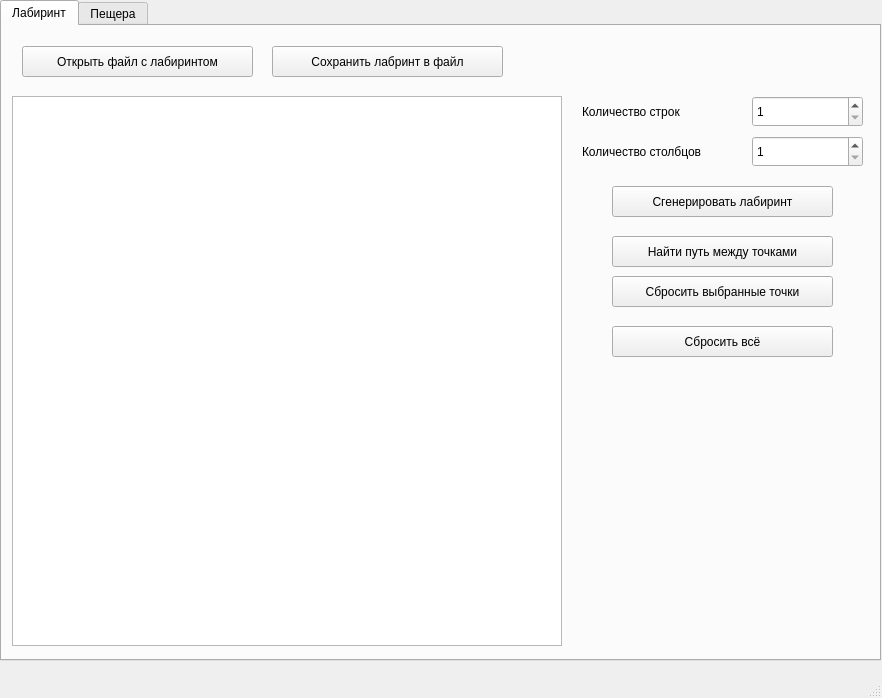
<?xml version="1.0" encoding="UTF-8"?>
<ui version="4.0">
 <class>MainWindow</class>
 <widget class="QMainWindow" name="MainWindow">
  <property name="geometry">
   <rect>
    <x>0</x>
    <y>0</y>
    <width>882</width>
    <height>698</height>
   </rect>
  </property>
  <property name="windowTitle">
   <string>MainWindow</string>
  </property>
  <property name="toolTip">
   <string/>
  </property>
  <widget class="QWidget" name="centralwidget">
   <widget class="QTabWidget" name="tabWidget">
    <property name="geometry">
     <rect>
      <x>0</x>
      <y>0</y>
      <width>881</width>
      <height>661</height>
     </rect>
    </property>
    <property name="currentIndex">
     <number>0</number>
    </property>
    <widget class="QWidget" name="tab1">
     <attribute name="title">
      <string>Лабиринт</string>
     </attribute>
     <widget class="QWidget" name="mazeWidget" native="true">
      <property name="geometry">
       <rect>
        <x>0</x>
        <y>20</y>
        <width>861</width>
        <height>601</height>
       </rect>
      </property>
      <widget class="QPushButton" name="openMazeButton">
       <property name="geometry">
        <rect>
         <x>20</x>
         <y>0</y>
         <width>231</width>
         <height>31</height>
        </rect>
       </property>
       <property name="text">
        <string>Открыть файл с лабиринтом</string>
       </property>
      </widget>
      <widget class="QPushButton" name="saveMazeButton">
       <property name="geometry">
        <rect>
         <x>270</x>
         <y>0</y>
         <width>231</width>
         <height>31</height>
        </rect>
       </property>
       <property name="text">
        <string>Сохранить лабринт в файл</string>
       </property>
      </widget>
      <widget class="QPushButton" name="generateMazeButton">
       <property name="geometry">
        <rect>
         <x>610</x>
         <y>140</y>
         <width>221</width>
         <height>31</height>
        </rect>
       </property>
       <property name="text">
        <string>Сгенерировать лабиринт</string>
       </property>
      </widget>
      <widget class="QLabel" name="rowsLabel">
       <property name="geometry">
        <rect>
         <x>580</x>
         <y>50</y>
         <width>161</width>
         <height>31</height>
        </rect>
       </property>
       <property name="text">
        <string>Количество строк</string>
       </property>
      </widget>
      <widget class="QSpinBox" name="rowsCount">
       <property name="geometry">
        <rect>
         <x>750</x>
         <y>50</y>
         <width>111</width>
         <height>31</height>
        </rect>
       </property>
       <property name="minimum">
        <number>1</number>
       </property>
       <property name="maximum">
        <number>50</number>
       </property>
      </widget>
      <widget class="QPushButton" name="findPathButton">
       <property name="geometry">
        <rect>
         <x>610</x>
         <y>190</y>
         <width>221</width>
         <height>31</height>
        </rect>
       </property>
       <property name="toolTip">
        <string/>
       </property>
       <property name="text">
        <string>Найти путь между точками</string>
       </property>
      </widget>
      <widget class="QSpinBox" name="colsCount">
       <property name="geometry">
        <rect>
         <x>750</x>
         <y>90</y>
         <width>111</width>
         <height>31</height>
        </rect>
       </property>
       <property name="minimum">
        <number>1</number>
       </property>
       <property name="maximum">
        <number>50</number>
       </property>
      </widget>
      <widget class="QLabel" name="colsLabel">
       <property name="geometry">
        <rect>
         <x>580</x>
         <y>90</y>
         <width>161</width>
         <height>31</height>
        </rect>
       </property>
       <property name="text">
        <string>Количество столбцов</string>
       </property>
      </widget>
      <widget class="QPushButton" name="clearPointsButton">
       <property name="geometry">
        <rect>
         <x>610</x>
         <y>230</y>
         <width>221</width>
         <height>31</height>
        </rect>
       </property>
       <property name="text">
        <string>Сбросить выбранные точки</string>
       </property>
      </widget>
      <widget class="QGraphicsView" name="mazeView">
       <property name="geometry">
        <rect>
         <x>10</x>
         <y>50</y>
         <width>550</width>
         <height>550</height>
        </rect>
       </property>
      </widget>
      <widget class="QPushButton" name="clearAllMazeSceneButton">
       <property name="geometry">
        <rect>
         <x>610</x>
         <y>280</y>
         <width>221</width>
         <height>31</height>
        </rect>
       </property>
       <property name="text">
        <string>Сбросить всё</string>
       </property>
      </widget>
     </widget>
    </widget>
    <widget class="QWidget" name="tab2">
     <attribute name="title">
      <string>Пещера</string>
     </attribute>
     <widget class="QWidget" name="caveWidget" native="true">
      <property name="geometry">
       <rect>
        <x>9</x>
        <y>9</y>
        <width>861</width>
        <height>601</height>
       </rect>
      </property>
      <widget class="QSpinBox" name="limitLifeCount">
       <property name="geometry">
        <rect>
         <x>720</x>
         <y>190</y>
         <width>111</width>
         <height>31</height>
        </rect>
       </property>
       <property name="maximum">
        <number>7</number>
       </property>
      </widget>
      <widget class="QPushButton" name="initCaveButton">
       <property name="geometry">
        <rect>
         <x>550</x>
         <y>150</y>
         <width>221</width>
         <height>31</height>
        </rect>
       </property>
       <property name="text">
        <string>Начальная инициализация</string>
       </property>
      </widget>
      <widget class="QSpinBox" name="limitDeathCount">
       <property name="geometry">
        <rect>
         <x>720</x>
         <y>230</y>
         <width>111</width>
         <height>31</height>
        </rect>
       </property>
       <property name="maximum">
        <number>7</number>
       </property>
      </widget>
      <widget class="QLabel" name="chanceLabel">
       <property name="geometry">
        <rect>
         <x>550</x>
         <y>100</y>
         <width>161</width>
         <height>31</height>
        </rect>
       </property>
       <property name="text">
        <string>Шанс на начальную инициализацию</string>
       </property>
       <property name="wordWrap">
        <bool>true</bool>
       </property>
      </widget>
      <widget class="QLabel" name="lifeLabel">
       <property name="geometry">
        <rect>
         <x>550</x>
         <y>190</y>
         <width>161</width>
         <height>31</height>
        </rect>
       </property>
       <property name="text">
        <string>Предел рождения</string>
       </property>
      </widget>
      <widget class="QLabel" name="deathLabel">
       <property name="geometry">
        <rect>
         <x>550</x>
         <y>230</y>
         <width>161</width>
         <height>31</height>
        </rect>
       </property>
       <property name="text">
        <string>Предел смерти</string>
       </property>
      </widget>
      <widget class="QPushButton" name="saveCaveButton">
       <property name="geometry">
        <rect>
         <x>270</x>
         <y>20</y>
         <width>231</width>
         <height>31</height>
        </rect>
       </property>
       <property name="text">
        <string>Сохранить пещеру в файл</string>
       </property>
      </widget>
      <widget class="QPushButton" name="openCaveButton">
       <property name="geometry">
        <rect>
         <x>20</x>
         <y>20</y>
         <width>231</width>
         <height>31</height>
        </rect>
       </property>
       <property name="text">
        <string>Открыть файл с пещерой</string>
       </property>
      </widget>
      <widget class="QGraphicsView" name="caveView">
       <property name="geometry">
        <rect>
         <x>10</x>
         <y>80</y>
         <width>511</width>
         <height>511</height>
        </rect>
       </property>
      </widget>
      <widget class="QPushButton" name="clearAllCaveSceneButton">
       <property name="geometry">
        <rect>
         <x>550</x>
         <y>470</y>
         <width>221</width>
         <height>31</height>
        </rect>
       </property>
       <property name="text">
        <string>Сбросить всё</string>
       </property>
      </widget>
      <widget class="QPushButton" name="startAutoGenerateCaveButton">
       <property name="geometry">
        <rect>
         <x>550</x>
         <y>370</y>
         <width>221</width>
         <height>31</height>
        </rect>
       </property>
       <property name="text">
        <string>Автоматическая генерация</string>
       </property>
      </widget>
      <widget class="QLabel" name="timeLabel">
       <property name="geometry">
        <rect>
         <x>550</x>
         <y>320</y>
         <width>161</width>
         <height>31</height>
        </rect>
       </property>
       <property name="text">
        <string>Тайминг автогенерации в мс</string>
       </property>
       <property name="wordWrap">
        <bool>true</bool>
       </property>
      </widget>
      <widget class="QSpinBox" name="timeCount">
       <property name="geometry">
        <rect>
         <x>720</x>
         <y>320</y>
         <width>111</width>
         <height>31</height>
        </rect>
       </property>
       <property name="maximum">
        <number>3000</number>
       </property>
      </widget>
      <widget class="QLabel" name="colsLabel_2">
       <property name="geometry">
        <rect>
         <x>550</x>
         <y>60</y>
         <width>161</width>
         <height>31</height>
        </rect>
       </property>
       <property name="text">
        <string>Количество столбцов</string>
       </property>
      </widget>
      <widget class="QSpinBox" name="colsCount_2">
       <property name="geometry">
        <rect>
         <x>720</x>
         <y>60</y>
         <width>111</width>
         <height>31</height>
        </rect>
       </property>
       <property name="minimum">
        <number>1</number>
       </property>
       <property name="maximum">
        <number>50</number>
       </property>
      </widget>
      <widget class="QLabel" name="rowsLabel_2">
       <property name="geometry">
        <rect>
         <x>550</x>
         <y>20</y>
         <width>161</width>
         <height>31</height>
        </rect>
       </property>
       <property name="text">
        <string>Количество строк</string>
       </property>
      </widget>
      <widget class="QSpinBox" name="rowsCount_2">
       <property name="geometry">
        <rect>
         <x>720</x>
         <y>20</y>
         <width>111</width>
         <height>31</height>
        </rect>
       </property>
       <property name="minimum">
        <number>1</number>
       </property>
       <property name="maximum">
        <number>50</number>
       </property>
      </widget>
      <widget class="QSpinBox" name="chanceInitCount">
       <property name="geometry">
        <rect>
         <x>720</x>
         <y>100</y>
         <width>111</width>
         <height>31</height>
        </rect>
       </property>
       <property name="maximum">
        <number>100</number>
       </property>
      </widget>
      <widget class="QPushButton" name="stopAutoGenerateCaveButton">
       <property name="geometry">
        <rect>
         <x>550</x>
         <y>410</y>
         <width>221</width>
         <height>31</height>
        </rect>
       </property>
       <property name="text">
        <string>Остановить генерацию</string>
       </property>
      </widget>
      <widget class="QPushButton" name="oneGenerateCaveButton">
       <property name="geometry">
        <rect>
         <x>550</x>
         <y>270</y>
         <width>221</width>
         <height>31</height>
        </rect>
       </property>
       <property name="text">
        <string>Один шаг</string>
       </property>
      </widget>
     </widget>
    </widget>
   </widget>
  </widget>
  <widget class="QMenuBar" name="menubar">
   <property name="geometry">
    <rect>
     <x>0</x>
     <y>0</y>
     <width>882</width>
     <height>22</height>
    </rect>
   </property>
  </widget>
  <widget class="QStatusBar" name="statusbar"/>
 </widget>
 <resources/>
 <connections/>
</ui>
